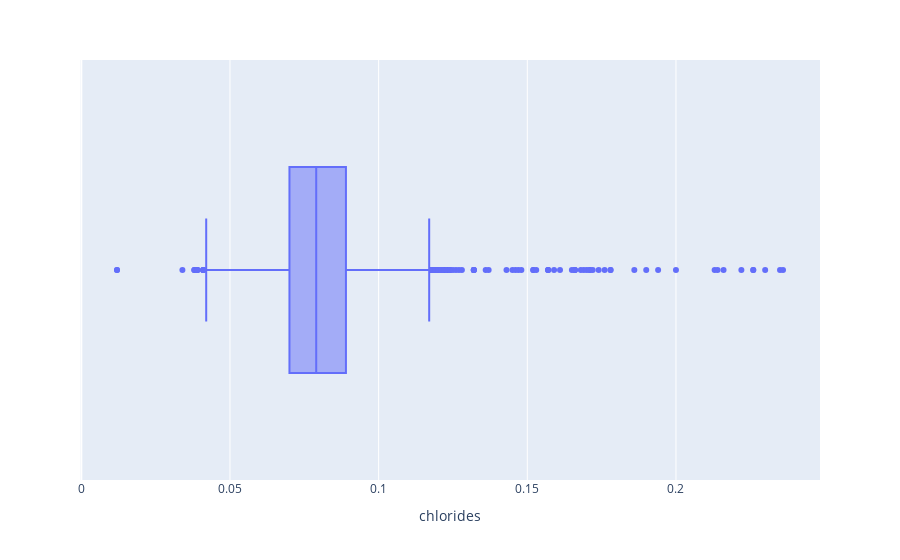

Notebook code cell kept with this figure:
### Markdown cell above
Chlorides

### Code cell
# Bloxplot da categoria "chlorides"

px.box(
    df,
    "chlorides"\
)

# Remoção dos outliers

cond = df["chlorides"] > 0.24
df = df[~cond]

# Verificação da remoção

px.box(
    df,
    "chlorides"
)

### Figure 1 — Plotly figure (JSON) as saved in the notebook; plotly's stock layout.template omitted (floating-point values rounded to 4 significant figures; data arrays with more than 128 entries replaced by an {"elided": "..."} marker saying what was removed)
{"data": [{"alignmentgroup": "True", "hovertemplate": "chlorides=%{x}<extra></extra>", "legendgroup": "", "marker": {"color": "#636efa"}, "name": "", "notched": false, "offsetgroup": "", "orientation": "h", "showlegend": false, "type": "box", "x": {"elided": "1543 float values"}, "x0": " ", "xaxis": "x", "y0": " ", "yaxis": "y"}], "layout": {"boxmode": "group", "legend": {"tracegroupgap": 0}, "margin": {"t": 60}, "xaxis": {"anchor": "y", "domain": [0, 1], "title": {"text": "chlorides"}}, "yaxis": {"anchor": "x", "domain": [0, 1]}}}
